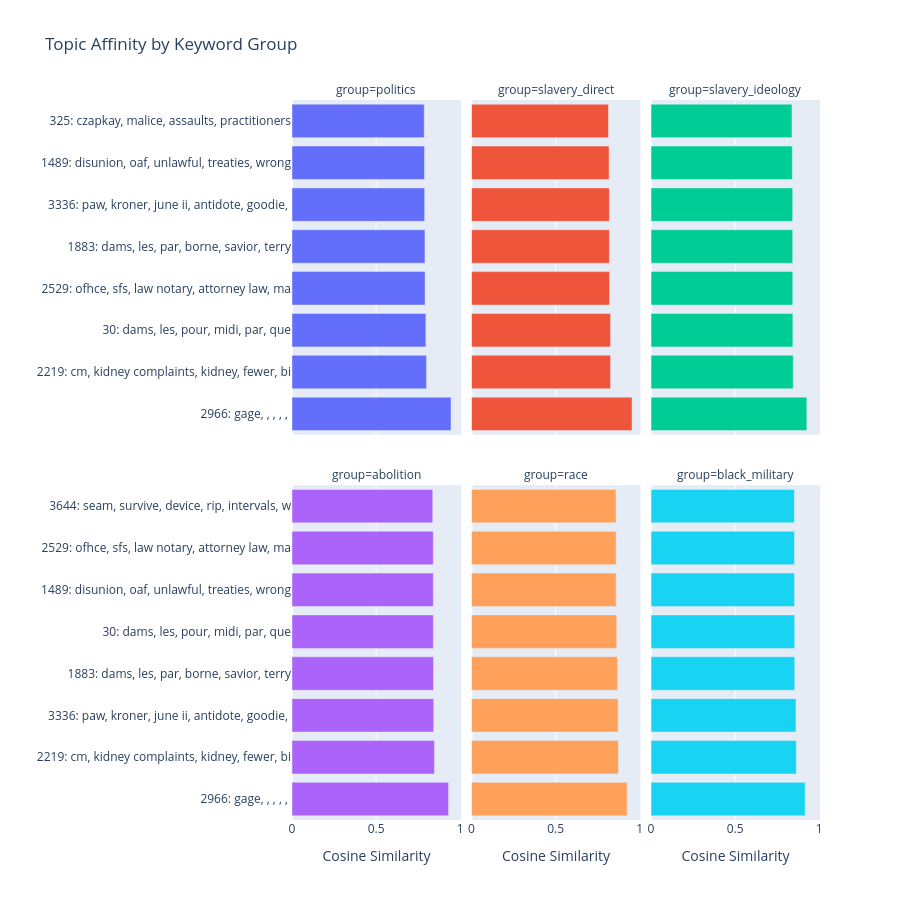

Notebook cell for this chart:
### Code cell
# Bar chart of top-N most similar topics per keyword group
import plotly.express as px

_plot_df = affinity_df.copy()
_plot_df['label'] = _plot_df['topic_id'].astype(str) + ': ' + _plot_df['top_words'].str[:40]

fig = px.bar(
    _plot_df,
    x='similarity',
    y='label',
    color='group',
    facet_col='group',
    facet_col_wrap=3,
    orientation='h',
    title='Topic Affinity by Keyword Group',
    labels={'similarity': 'Cosine Similarity', 'label': ''},
    height=900,
)
fig.update_layout(showlegend=False)
fig.update_yaxes(matches=None)
fig.show()

### Figure 1 — Plotly figure (JSON) as saved in the notebook; plotly's stock layout.template omitted (floating-point values rounded to 4 significant figures)
{"data": [{"hovertemplate": "group=politics<br>Cosine Similarity=%{x}<br>=%{y}<extra></extra>", "legendgroup": "politics", "marker": {"color": "#636efa", "pattern": {"shape": ""}}, "name": "politics", "orientation": "h", "showlegend": true, "textposition": "auto", "type": "bar", "x": [0.9452, 0.7996, 0.7959, 0.7911, 0.7904, 0.7886, 0.7879, 0.786], "xaxis": "x4", "y": ["2966: gage, , , , , ", "2219: cm, kidney complaints, kidney, fewer, bi", "30: dams, les, pour, midi, par, que", "2529: ofhce, sfs, law notary, attorney law, ma", "1883: dams, les, par, borne, savior, terry", "3336: paw, kroner, june ii, antidote, goodie, ", "1489: disunion, oaf, unlawful, treaties, wrong", "325: czapkay, malice, assaults, practitioners"], "yaxis": "y4"}, {"hovertemplate": "group=slavery_direct<br>Cosine Similarity=%{x}<br>=%{y}<extra></extra>", "legendgroup": "slavery_direct", "marker": {"color": "#EF553B", "pattern": {"shape": ""}}, "name": "slavery_direct", "orientation": "h", "showlegend": true, "textposition": "auto", "type": "bar", "x": [0.9541, 0.8266, 0.8265, 0.8205, 0.8194, 0.8194, 0.8176, 0.8142], "xaxis": "x5", "y": ["2966: gage, , , , , ", "30: dams, les, pour, midi, par, que", "2219: cm, kidney complaints, kidney, fewer, bi", "3336: paw, kroner, june ii, antidote, goodie, ", "1489: disunion, oaf, unlawful, treaties, wrong", "2529: ofhce, sfs, law notary, attorney law, ma", "1883: dams, les, par, borne, savior, terry", "533: statutes, gavin, completes, volume, exce"], "yaxis": "y5"}, {"hovertemplate": "group=slavery_ideology<br>Cosine Similarity=%{x}<br>=%{y}<extra></extra>", "legendgroup": "slavery_ideology", "marker": {"color": "#00cc96", "pattern": {"shape": ""}}, "name": "slavery_ideology", "orientation": "h", "showlegend": true, "textposition": "auto", "type": "bar", "x": [0.9261, 0.8454, 0.843, 0.8425, 0.842, 0.8419, 0.8395, 0.8377], "xaxis": "x6", "y": ["2966: gage, , , , , ", "2219: cm, kidney complaints, kidney, fewer, bi", "1489: disunion, oaf, unlawful, treaties, wrong", "3336: paw, kroner, june ii, antidote, goodie, ", "2529: ofhce, sfs, law notary, attorney law, ma", "950: observing, residing state, think proper,", "3574: electoral, alternate, elector, diaper, d", "325: czapkay, malice, assaults, practitioners"], "yaxis": "y6"}, {"hovertemplate": "group=abolition<br>Cosine Similarity=%{x}<br>=%{y}<extra></extra>", "legendgroup": "abolition", "marker": {"color": "#ab63fa", "pattern": {"shape": ""}}, "name": "abolition", "orientation": "h", "showlegend": true, "textposition": "auto", "type": "bar", "x": [0.9307, 0.8466, 0.8423, 0.8412, 0.8402, 0.8401, 0.8398, 0.8367], "xaxis": "x", "y": ["2966: gage, , , , , ", "2219: cm, kidney complaints, kidney, fewer, bi", "3336: paw, kroner, june ii, antidote, goodie, ", "1883: dams, les, par, borne, savior, terry", "30: dams, les, pour, midi, par, que", "1489: disunion, oaf, unlawful, treaties, wrong", "2529: ofhce, sfs, law notary, attorney law, ma", "3644: seam, survive, device, rip, intervals, w"], "yaxis": "y"}, {"hovertemplate": "group=race<br>Cosine Similarity=%{x}<br>=%{y}<extra></extra>", "legendgroup": "race", "marker": {"color": "#FFA15A", "pattern": {"shape": ""}}, "name": "race", "orientation": "h", "showlegend": true, "textposition": "auto", "type": "bar", "x": [0.925, 0.8735, 0.8714, 0.8678, 0.8632, 0.8596, 0.8596, 0.8591], "xaxis": "x2", "y": ["2966: gage, , , , , ", "2219: cm, kidney complaints, kidney, fewer, bi", "1883: dams, les, par, borne, savior, terry", "30: dams, les, pour, midi, par, que", "3336: paw, kroner, june ii, antidote, goodie, ", "2529: ofhce, sfs, law notary, attorney law, ma", "4243: blooming, 2e, psid, aah, fussy, mach", "1489: disunion, oaf, unlawful, treaties, wrong"], "yaxis": "y2"}, {"hovertemplate": "group=black_military<br>Cosine Similarity=%{x}<br>=%{y}<extra></extra>", "legendgroup": "black_military", "marker": {"color": "#19d3f3", "pattern": {"shape": ""}}, "name": "black_military", "orientation": "h", "showlegend": true, "textposition": "auto", "type": "bar", "x": [0.9159, 0.8633, 0.8616, 0.8544, 0.854, 0.8531, 0.8529, 0.8522], "xaxis": "x3", "y": ["2966: gage, , , , , ", "2219: cm, kidney complaints, kidney, fewer, bi", "1883: dams, les, par, borne, savior, terry", "4243: blooming, 2e, psid, aah, fussy, mach", "30: dams, les, pour, midi, par, que", "3574: electoral, alternate, elector, diaper, d", "3974: drunkard, pontiac, kroner, zones, don wa", "3336: paw, kroner, june ii, antidote, goodie, "], "yaxis": "y3"}], "layout": {"annotations": [{"font": {}, "showarrow": false, "text": "group=abolition", "x": 0.16, "xanchor": "center", "xref": "paper", "y": 0.465, "yanchor": "bottom", "yref": "paper"}, {"font": {}, "showarrow": false, "text": "group=race", "x": 0.5, "xanchor": "center", "xref": "paper", "y": 0.465, "yanchor": "bottom", "yref": "paper"}, {"font": {}, "showarrow": false, "text": "group=black_military", "x": 0.84, "xanchor": "center", "xref": "paper", "y": 0.465, "yanchor": "bottom", "yref": "paper"}, {"font": {}, "showarrow": false, "text": "group=politics", "x": 0.16, "xanchor": "center", "xref": "paper", "y": 1, "yanchor": "bottom", "yref": "paper"}, {"font": {}, "showarrow": false, "text": "group=slavery_direct", "x": 0.5, "xanchor": "center", "xref": "paper", "y": 1, "yanchor": "bottom", "yref": "paper"}, {"font": {}, "showarrow": false, "text": "group=slavery_ideology", "x": 0.84, "xanchor": "center", "xref": "paper", "y": 1, "yanchor": "bottom", "yref": "paper"}], "barmode": "relative", "height": 900, "legend": {"title": {"text": "group"}, "tracegroupgap": 0}, "showlegend": false, "title": {"text": "Topic Affinity by Keyword Group"}, "xaxis": {"anchor": "y", "domain": [0, 0.32], "title": {"text": "Cosine Similarity"}}, "xaxis2": {"anchor": "y2", "domain": [0.34, 0.66], "matches": "x", "title": {"text": "Cosine Similarity"}}, "xaxis3": {"anchor": "y3", "domain": [0.68, 1], "matches": "x", "title": {"text": "Cosine Similarity"}}, "xaxis4": {"anchor": "y4", "domain": [0, 0.32], "matches": "x", "showticklabels": false}, "xaxis5": {"anchor": "y5", "domain": [0.34, 0.66], "matches": "x", "showticklabels": false}, "xaxis6": {"anchor": "y6", "domain": [0.68, 1], "matches": "x", "showticklabels": false}, "yaxis": {"anchor": "x", "domain": [0, 0.465], "title": {"text": ""}}, "yaxis2": {"anchor": "x2", "domain": [0, 0.465], "showticklabels": false}, "yaxis3": {"anchor": "x3", "domain": [0, 0.465], "showticklabels": false}, "yaxis4": {"anchor": "x4", "domain": [0.535, 1], "title": {"text": ""}}, "yaxis5": {"anchor": "x5", "domain": [0.535, 1], "showticklabels": false}, "yaxis6": {"anchor": "x6", "domain": [0.535, 1], "showticklabels": false}}}
